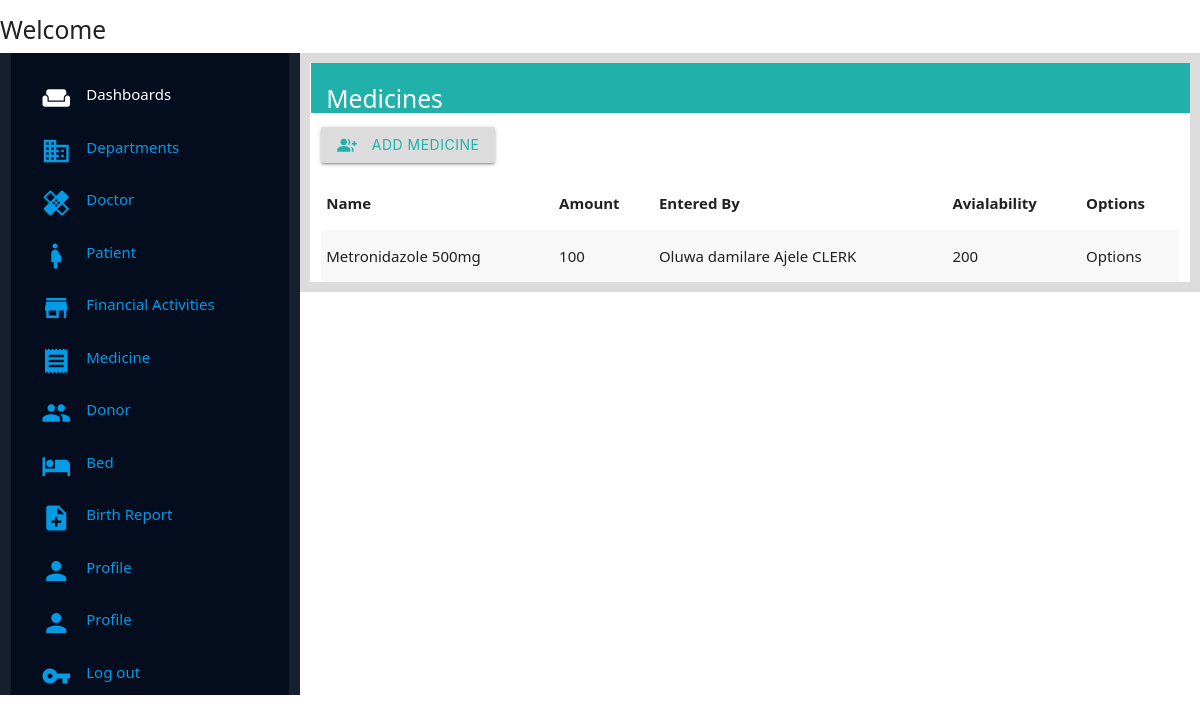
/management/medicines/ (signed in), run on the app's committed database.
### management/models.py (models this page shows, shortened)
class Medicine(models.Model):
    name = models.CharField(max_length=250)
    quantity_available = models.IntegerField()
    nafdac_no = models.CharField(max_length=200)
    last_updated = models.DateTimeField(auto_now_add=True)
    entered_by = models.ForeignKey(Other_Staff,on_delete=models.CASCADE,null=True, blank=True)
    amount = models.IntegerField()

class Other_Staff(models.Model):
    DESIGNATION = (
        ('UNDECIDED','UNDECIDED'),
        ('CLEANER','CLEANER'),
        ('CLERK','CLERK'),
        ('COOK','COOK'),
        ('MATRON','MATRON'),
        ('MIDWIFE','MIDWIFE'),
        ('DOCTOR IN TRAINING','DOCTOR IN TRAINING'),
        ('LAB TECHNICIAN','LAB TECHNICIAN'),
        ('LAB ASSISTANT', 'LAB ASSISTANT'),
    )
    Other_lastname = models.CharField(max_length=250)
    Other_firstname = models.CharField(max_length=250)
    Other_email= models.EmailField(max_length=250, null=True, blank=True, default="otherstaff@hospitalmanagement.com")
    Other_phone = models.CharField(max_length=250)
    Other_address = models.CharField(max_length=250)
    Other_role = models.CharField(max_length=100,choices=DESIGNATION, default="UNDECIDED",null=True, blank=True)
    def __str__(self):
        return self.Other_firstname + " " + self.Other_lastname + " " +self.Other_role

### management/views.py (the view)
# urls.py: path('medicines/',views.medicines, name="medicine_page"),
@login_required(login_url=welcome_page)
def medicines(request):
    medicines = Medicine.objects.all()
    context = {
        'medicines': medicines
    }
    return render(request,'management/Pages/medicine_page.html',context)

### management/templates/management/Pages/medicine_page.html
{% extends 'management/index.html' %}
{% load static %}
{% block content %}
<div class="wrapper">
    <div class="title-holder">
        <h5 class="title">Medicines</h5>
    </div>
    <div class="body-wrapper">
        <button class="btn add-btn"><i class="small material-icons left">group_add</i> Add Medicine </button>
    </div>
    <div class="display-list">
        <table class="striped">
        <thead>
          <tr>
              <th>Name</th>
              <th>Amount</th>
              <th>Entered By</th>
              <th>Avialability</th>
              <th>Options</th>
          </tr>
        </thead>
        <tbody>
          {% for medicine in medicines  %}
          <tr>
            <td>{{medicine.name}}</td>
            <td>{{medicine.amount}}</td>
            <td>{{medicine.entered_by}}</td>
            <td>{{medicine.quantity_available}}</td>
            <td>Options </td>
          </tr>
          {% endfor %}
        </tbody>
      </table>
    </div>
</div>
{% endblock content %}

### management/static/management/css/style.css (style rules this page uses)
* { margin: 0; padding: 0; font-family:'Segoe UI', Tahoma, Geneva, Verdana, sans-serif; }
.title-holder { background-color: lightseagreen; height: 50px; color: white; margin-left: -10px; margin-right: -11px; padding-bottom: 10px; padding-top: 5px; padding-left: 1em; }
.add-btn { margin-top: 1em; margin-bottom: 1em; background-color: gainsboro; color: lightseagreen; }

### data on the page
Medicine: name "Metronidazole 500mg", amount "100", entered_by "Oluwa damilare Ajele CLERK", quantity_available "200"
